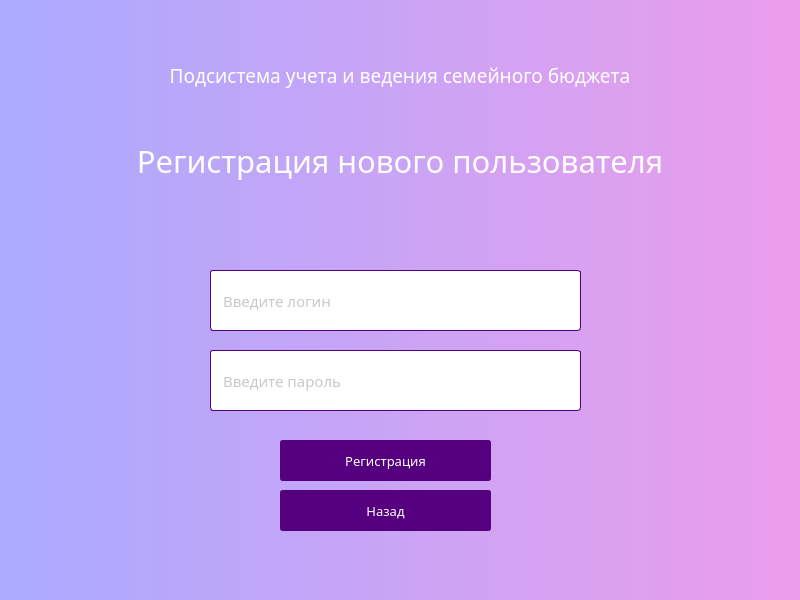
<?xml version="1.0" encoding="UTF-8"?>
<ui version="4.0">
 <class>SignInWindow</class>
 <widget class="QDialog" name="SignInWindow">
  <property name="geometry">
   <rect>
    <x>0</x>
    <y>0</y>
    <width>800</width>
    <height>600</height>
   </rect>
  </property>
  <property name="minimumSize">
   <size>
    <width>800</width>
    <height>600</height>
   </size>
  </property>
  <property name="maximumSize">
   <size>
    <width>800</width>
    <height>600</height>
   </size>
  </property>
  <property name="windowTitle">
   <string>Dialog</string>
  </property>
  <property name="styleSheet">
   <string notr="true">background-color: qlineargradient(spread:pad, x1:0, y1:0, x2:1, y2:0, stop:0 rgb(170, 170, 255), stop:1 rgb(235, 157, 235));</string>
  </property>
  <widget class="QPushButton" name="signInButton">
   <property name="geometry">
    <rect>
     <x>280</x>
     <y>440</y>
     <width>211</width>
     <height>41</height>
    </rect>
   </property>
   <property name="font">
    <font>
     <family>Century Gothic</family>
     <pointsize>10</pointsize>
    </font>
   </property>
   <property name="styleSheet">
    <string notr="true">QPushButton{
	background-color:rgb(85, 0, 127);
border-radius: 3px;
border: 2px solid rgb(85, 0, 127);
color:rgb(255, 255, 255);
}

QPushButton::hover{
	background-color: rgb(108, 0, 162);
	border: 2px solid rgb(108, 0, 162);
}

QPushButton::pressed{
	background-color:rgb(129, 0, 193);
	border-bottom: 2px solid rgb(129, 0, 193);
	border-leftt:  2px solid rgb(129, 0, 193);
	border-right:  2px solid rgb(129, 0, 193);
}</string>
   </property>
   <property name="text">
    <string>Регистрация</string>
   </property>
  </widget>
  <widget class="QPushButton" name="backButton">
   <property name="geometry">
    <rect>
     <x>280</x>
     <y>490</y>
     <width>211</width>
     <height>41</height>
    </rect>
   </property>
   <property name="font">
    <font>
     <family>Century Gothic</family>
     <pointsize>10</pointsize>
    </font>
   </property>
   <property name="styleSheet">
    <string notr="true">QPushButton{
	background-color:rgb(85, 0, 127);
border-radius: 3px;
border: 2px solid rgb(85, 0, 127);
color:rgb(255, 255, 255);
}

QPushButton::hover{
	background-color: rgb(108, 0, 162);
	border: 2px solid rgb(108, 0, 162);
}

QPushButton::pressed{
	background-color:rgb(129, 0, 193);
	border-bottom: 2px solid rgb(129, 0, 193);
	border-leftt:  2px solid rgb(129, 0, 193);
	border-right:  2px solid rgb(129, 0, 193);
}</string>
   </property>
   <property name="text">
    <string>Назад</string>
   </property>
  </widget>
  <widget class="QLineEdit" name="inputLogin">
   <property name="geometry">
    <rect>
     <x>210</x>
     <y>270</y>
     <width>371</width>
     <height>61</height>
    </rect>
   </property>
   <property name="font">
    <font>
     <family>Century Gothic</family>
     <pointsize>11</pointsize>
     <italic>false</italic>
     <underline>false</underline>
     <kerning>true</kerning>
    </font>
   </property>
   <property name="toolTip">
    <string>&lt;html&gt;&lt;head/&gt;&lt;body&gt;&lt;p&gt;&lt;br/&gt;&lt;/p&gt;&lt;/body&gt;&lt;/html&gt;</string>
   </property>
   <property name="styleSheet">
    <string notr="true">QLineEdit{
	border-radius: 3px;
	background-color:rgb(255, 255, 255);
	border:  1px solid rgb(85, 0, 127);
	color:rgb(148, 148, 148);
	padding-left: 10px;
}

QLineEdit::hover{
	border:  1px solid rgb(147, 0, 221);
}</string>
   </property>
   <property name="inputMask">
    <string/>
   </property>
   <property name="frame">
    <bool>true</bool>
   </property>
   <property name="alignment">
    <set>Qt::AlignLeading|Qt::AlignLeft|Qt::AlignVCenter</set>
   </property>
   <property name="placeholderText">
    <string>Введите логин</string>
   </property>
  </widget>
  <widget class="QLabel" name="label_2">
   <property name="geometry">
    <rect>
     <x>0</x>
     <y>130</y>
     <width>800</width>
     <height>61</height>
    </rect>
   </property>
   <property name="minimumSize">
    <size>
     <width>800</width>
     <height>0</height>
    </size>
   </property>
   <property name="maximumSize">
    <size>
     <width>800</width>
     <height>16777215</height>
    </size>
   </property>
   <property name="font">
    <font>
     <family>Century Gothic</family>
     <pointsize>23</pointsize>
    </font>
   </property>
   <property name="styleSheet">
    <string notr="true">color: rgb(255, 255, 255);</string>
   </property>
   <property name="frameShadow">
    <enum>QFrame::Plain</enum>
   </property>
   <property name="text">
    <string>Регистрация нового пользователя</string>
   </property>
   <property name="alignment">
    <set>Qt::AlignCenter</set>
   </property>
  </widget>
  <widget class="QLineEdit" name="inputPassword">
   <property name="geometry">
    <rect>
     <x>210</x>
     <y>350</y>
     <width>371</width>
     <height>61</height>
    </rect>
   </property>
   <property name="font">
    <font>
     <family>Century Gothic</family>
     <pointsize>11</pointsize>
    </font>
   </property>
   <property name="styleSheet">
    <string notr="true">QLineEdit{
	border-radius: 3px;
	background-color:rgb(255, 255, 255);
	border:  1px solid rgb(85, 0, 127);
	color:rgb(148, 148, 148);
	padding-left: 10px;
}

QLineEdit::hover{
	border:  1px solid rgb(147, 0, 221);
}</string>
   </property>
   <property name="inputMask">
    <string/>
   </property>
   <property name="text">
    <string/>
   </property>
   <property name="echoMode">
    <enum>QLineEdit::Password</enum>
   </property>
   <property name="placeholderText">
    <string>Введите пароль</string>
   </property>
  </widget>
  <widget class="QLabel" name="label">
   <property name="geometry">
    <rect>
     <x>0</x>
     <y>60</y>
     <width>800</width>
     <height>31</height>
    </rect>
   </property>
   <property name="minimumSize">
    <size>
     <width>800</width>
     <height>0</height>
    </size>
   </property>
   <property name="maximumSize">
    <size>
     <width>800</width>
     <height>16777215</height>
    </size>
   </property>
   <property name="font">
    <font>
     <family>Century Gothic</family>
     <pointsize>14</pointsize>
    </font>
   </property>
   <property name="styleSheet">
    <string notr="true">color: rgb(255, 255, 255);</string>
   </property>
   <property name="frameShadow">
    <enum>QFrame::Plain</enum>
   </property>
   <property name="text">
    <string>Подсистема учета и ведения семейного бюджета</string>
   </property>
   <property name="alignment">
    <set>Qt::AlignCenter</set>
   </property>
  </widget>
 </widget>
 <resources/>
 <connections/>
</ui>
